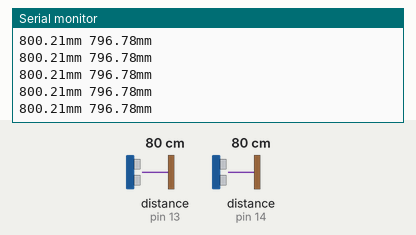
A sketch run on a simulated Arduino Uno, built with avr-gcc and run on an emulated ATmega328P. Parts: the last lines printed to the serial monitor. Wiring (inferred from the names in the program): 2 × ultrasonic range finder: trigger pin 12, echo pin 13 / trigger pin 16, echo pin 14. Inputs (shaded band) come from the test bench; at power-on: distance to the obstacle (sensors on pin 13, pin 14) 80 cm. The echo pulse lasts 58.3 µs per cm.

Above: at 1.2 s.
1.3 s: distance to the obstacle (sensor on pin 13) set to 2 cm
At 1.3 s:
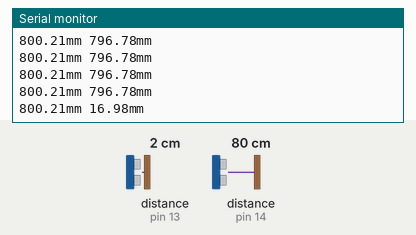
4.3 s: distance to the obstacle (sensor on pin 14) set to 4 cm
At 4.31 s:
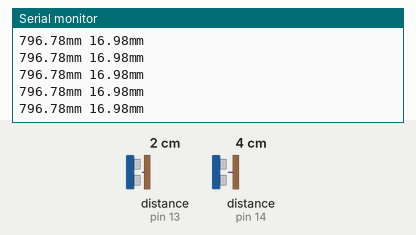
7.3 s: distance to the obstacle (sensor on pin 13) set to 4 cm
At 7.34 s:
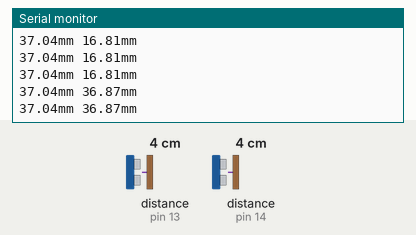
8.8 s: distance to the obstacle (sensor on pin 14) set to 2 cm
At 8.81 s:
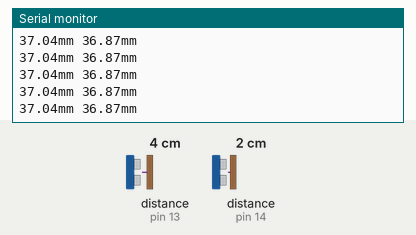
Timing chart, 0 to 11.3 s (numbered marks = the images above; inputs shaded):
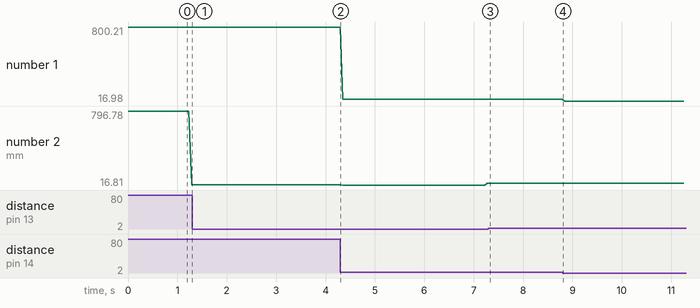

Measured:
- after the input at 7.3 s, the serial monitor: prints a new line at once (image 3)
- plotted number 1: 796.78 → 37.04 after the input at 4.3 s, 37.04 → 16.98 after the input at 8.8 s
- plotted number 2: 16.98 → 36.87 after the input at 4.3 s

The sketch:

UltrasonicSensor.ino
```cpp
static const int  g_pinD0 = 16 ; /*     works for pulsing stepper */
static const int  g_pinD1 = 5  ; /*     works for pulsing stepper */
static const int  g_pinD2 = 4  ; /*     works for pulsing stepper */
static const int  g_pinD3 = 0  ; /* !!! connection prevents boot (also labeled "FLASH") */
static const int  g_pinD4 = 2  ; /* !!! NODE_MCU_PIN_D4 is used for programming (also labeled "TXD1" */
static const int  g_pinD5 = 14 ; /* works for pulsing stepper */
static const int  g_pinD6 = 12 ; /* works for pulsing stepper */
static const int  g_pinD7 = 13 ; /* appear not to work as TwoWire SCL but maybe it's only pin D8 that won't play */
// pin D8 (GPIO 15) has internal pulldown: https://arduino.stackexchange.com/questions/55940/input-pullup-not-work-for-d8-in-my-nodemcu-v3
// https://github.com/espressif/esptool/wiki/ESP8266-Boot-Mode-Selection#required-pins
static const int  g_pinD8 = 15 ; /* !!! appear not to work as TwoWire SDA !!! */
// TX and RX can be used as GPIO at the expense of Serial communications.
// https://arduino.stackexchange.com/questions/29938/how-to-i-make-the-tx-and-rx-pins-on-an-esp-8266-01-into-gpio-pins
static const int  g_pinRX = 3  ; /* !!! used for serial communication with PC */
static const int  g_pinTX = 1  ; /* !!! used for serial communication with PC */
static const int  g_pinSD0 = 7;
static const int  g_pinSD1 = 8;
static const int  g_pinSD2 = 9;
static const int  g_pinSD3 = 10;

// HW 588 shield
static const int g_pinPwmLeft = 5; /* D1 */
static const int g_pinPwmRight = 4; /* D2 */
static const int g_pinDirectionLeft = 0; /* D3 */
static const int g_pinDirectionRight = 2; /* D4 */

static const int g_pinTrigger0 = g_pinD0;
static const int g_pinEcho0 = g_pinD5;
static const int g_pinTrigger1 = g_pinD6;
static const int g_pinEcho1 = g_pinD7;

class HCSR04 {
	protected:
		static const unsigned long s_cusTrigger = 10;
		static const unsigned long s_cusEchoTimeout = 8062; // about 2m (2000*2.0155*2)
		static const float s_ruspmmRoundTrip;
		const int m_pinTrigger, m_pinEcho;

	public:
		HCSR04(const int pinTrigger, const int pinEcho) : m_pinTrigger(pinTrigger), m_pinEcho(pinEcho) {
			pinMode(m_pinTrigger, OUTPUT);
			pinMode(m_pinEcho, INPUT);
			digitalWrite(m_pinTrigger, LOW);
			delayMicroseconds(2);
		}
		float rmmMeasure() {
			digitalWrite(m_pinTrigger, HIGH);
			delayMicroseconds(10);
			digitalWrite(m_pinTrigger, LOW);
			const long cusEcho = pulseIn(m_pinEcho, HIGH, s_cusEchoTimeout);
			return ((float)cusEcho) / s_ruspmmRoundTrip;
		}
};
const float HCSR04::s_ruspmmRoundTrip = 2.9155*2.0; // sound travels 343 m per second

HCSR04 g_echoLeft(g_pinTrigger0, g_pinEcho0);
HCSR04 g_echoRight(g_pinTrigger1, g_pinEcho1);

void setup() {
	Serial.begin(114200);
}

void loop() {
	Serial.print(g_echoLeft.rmmMeasure());
	Serial.print("mm ");
	delay(25);
	Serial.print(g_echoRight.rmmMeasure());
	Serial.println("mm");
	delay(25);
}
```
